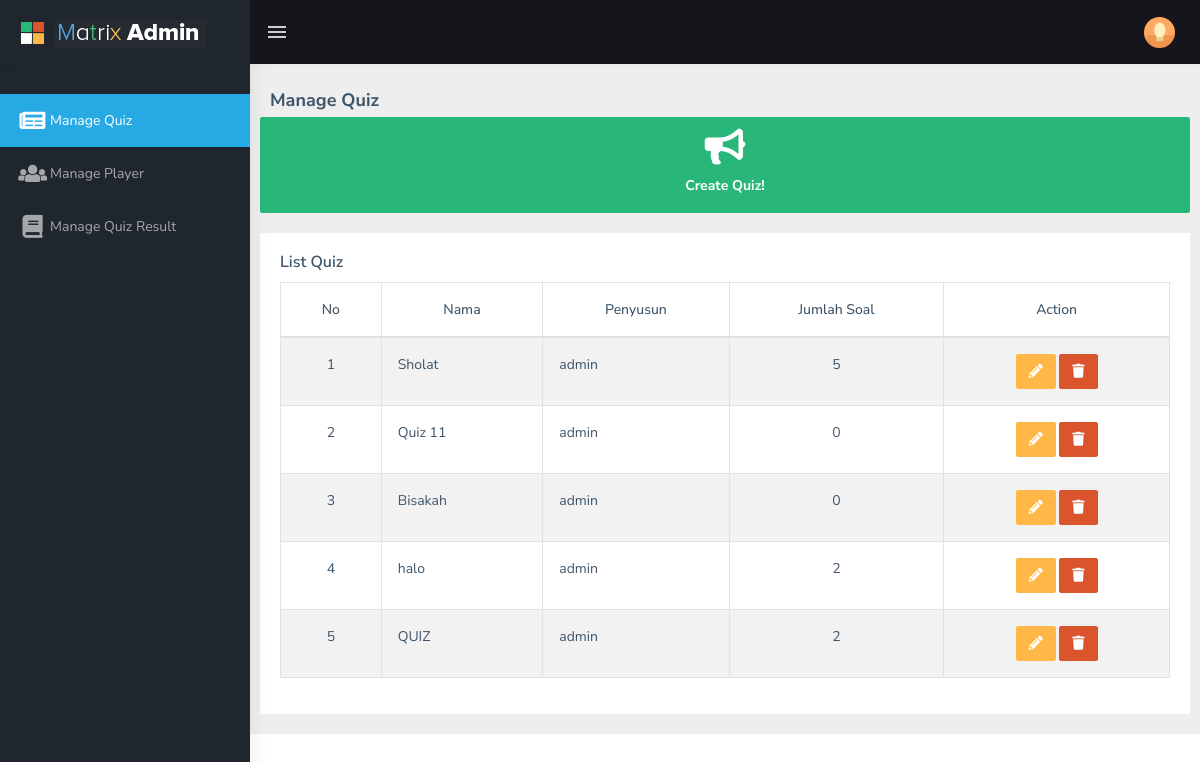
The app's page /html/ltr/route.php?module=adminQuiz (signed in) with its own data.
### tables this page shows
CREATE TABLE `tb_quiz` (
  `id` int(11) NOT NULL,
  `nama` varchar(45) NOT NULL,
  `user_id` int(11) DEFAULT NULL
);

CREATE TABLE `tb_user` (
  `id` int(11) NOT NULL,
  `username` varchar(45) NOT NULL,
  `email` varchar(45) NOT NULL,
  `nama` varchar(45) NOT NULL,
  `password` varchar(255) NOT NULL,
  `foto` text,
  `level` enum('admin','player') NOT NULL
);

### html/ltr/module/adminQuiz.php (the view, shortened to what this page needs)
<main>
    <div class="page-breadcrumb">
        <div class="row">
            <div class="col-12 d-flex no-block align-items-center">
                <h4 class="page-title">Manage Quiz</h4>
            </div>
        </div>
    </div>
    <div class="container-fluid">
        <div class="row">
            <div class="col-md-12">
                <div class="card card-hover">
                    <div class="box bg-success text-center"><a href="route.php?module=adminAddQuiz">
                        <h1 class="font-light text-white"><i class="fas fa-bullhorn"></i></h1>
                        <h6 class="text-white">Create Quiz!</h6>
                        </a>
                    </div>
                </div>
            </div>
            <div class="col">
            <div class="card">
                    <div class="card-body">
                        <h5 class="card-title">List Quiz</h5>
                        <div class="table-responsive">
                            <table id="zero_config" class="table table-striped table-bordered">
                                <thead>
                                    <tr>
                                        <th class='text-center align-middle'>No</th>
                                        <th class='text-center align-middle'>Nama</th>
                                        <th class='text-center align-middle'>Penyusun</th>
                                        <th class='text-center align-middle'>Jumlah Soal</th>
                                        <th class='text-center align-middle'>Action</th>
                                    </tr>
                                </thead>
                                <tbody>
                                <?php
                    $query = "
                        SELECT
                            `tb_user`.`nama` AS `penyusun`,
                            `tb_quiz`.`id`,
                            `tb_quiz`.`nama`
                        FROM
                            `tb_user`
                        RIGHT JOIN
                            `tb_quiz`
                        ON
                            `tb_user`.`id` = `tb_quiz`.`user_id`
                    ";
                    $result = mysqli_query($con, $query);
                    if (mysqli_num_rows($result) > 0){
                        $index = 1;
                        while($row = mysqli_fetch_assoc($result)){
                            $id = $row["id"];
                            $sql = "SELECT * FROM tb_soal WHERE quiz_id = $id";
                            $jml_soal = mysqli_query($con, $sql);
                            ?>
                            <tr>
                                <td class='text-center'> <?php echo $index++; ?></td>
                                <td><?php echo $row["nama"] ?></td>
                                <td><?php echo $row["penyusun"] ?></td>
                                <td class='text-center'> <?php echo mysqli_num_rows($jml_soal); ?></td>
                                <td class='text-center'>
                                    <a href='../ltr/route.php?id=<?php echo $id ?>&module=adminEditQuiz' class='btn btn-warning'><i class='fas fa-pencil-alt'></i></a>
                                    <a href='../process/actionQuiz.php?id=<?php echo $id ?>&action=delete' class='btn btn-danger'><i class='fas fa-trash'></i></a>
                                </td>
                            </tr>
                            <?php
                        }
                    }
                    else {
                        ?>
                        <tr>
                            <td colspan="6" class='text-center'>Tidak ada data</td>
                        </tr>
                        <?php
                    }
                    ?>
                                </tbody>
                            </table>
                        </div>
                    </div>
            </div>
        </div>
    </div>
</main>

### html/ltr/route.php (shortened to what this page needs)
<?php
if (empty($_SESSION['username']))
{
	echo "<script language='javascript'>alert('Login terlebih dahulu'); window.location = '../../'</script>";
}
else
{
    if ($_SESSION['level'] == 'admin')
    {
        include 'admin.php';
    }
    else if ($_SESSION['level'] == 'player')
    {
        include 'user.php';
    }
}
?>

### html/ltr/admin.php (shortened to what this page needs)
<!DOCTYPE html>
<html dir="ltr" lang="en">
<head>
    <link href="../../assets/libs/fullcalendar/dist/fullcalendar.min.css" rel="stylesheet" />
    <link href="../../assets/extra-libs/calendar/calendar.css" rel="stylesheet" />
    <link href="../../dist/css/style.min.css" rel="stylesheet">
    <link rel="stylesheet" type="text/css" href="../../assets/libs/quill/dist/quill.snow.css">
</head>
<body>
    <div id="main-wrapper">
        <header class="topbar" data-navbarbg="skin5">
            <nav class="navbar top-navbar navbar-expand-md navbar-dark">
                <div class="navbar-header" data-logobg="skin5">
                    <a class="navbar-brand" href="route.php?module=adminQuiz">
                        <b class="logo-icon p-l-10">
                            <img src="../../assets/images/logo-icon.png" alt="homepage" class="light-logo" />
                        </b>
                        <span class="logo-text">
                             <img src="../../assets/images/logo-text.png" alt="homepage" class="light-logo" />
                        </span>
                    </a>
                </div>
                <div class="navbar-collapse collapse" id="navbarSupportedContent" data-navbarbg="skin5">
                    <ul class="navbar-nav float-left mr-auto">
                        <li class="nav-item d-none d-md-block"><a class="nav-link sidebartoggler waves-effect waves-light" href="javascript:void(0)" data-sidebartype="mini-sidebar"><i class="mdi mdi-menu font-24"></i></a></li>
                    </ul>
                    <ul class="navbar-nav float-right">
                        <li class="nav-item dropdown">
                            <a class="nav-link dropdown-toggle text-muted waves-effect waves-dark pro-pic" href="" data-toggle="dropdown" aria-haspopup="true" aria-expanded="false"><img src="../../assets/images/users/1.jpg" alt="user" class="rounded-circle" width="31"></a>
                        </li>
                    </ul>
                </div>
            </nav>
        </header>
        <aside class="left-sidebar" data-sidebarbg="skin5">
            <div class="scroll-sidebar">
                <nav class="sidebar-nav">
                    <ul id="sidebarnav" class="p-t-30">
                        <li class="sidebar-item"> <a class="sidebar-link waves-effect waves-dark sidebar-link" href="route.php?module=adminQuiz" aria-expanded="false"><i class="fas fa-newspaper
                        "></i><span class="hide-menu">Manage Quiz</span></a></li>
                        <li class="sidebar-item"> <a class="sidebar-link waves-effect waves-dark sidebar-link" href="route.php?module=adminPlayer" aria-expanded="false"><i class="fas fa-users"></i><span class="hide-menu">Manage Player</span></a></li>
                        <li class="sidebar-item"> <a class="sidebar-link waves-effect waves-dark sidebar-link" href="route.php?module=adminQuizResult" aria-expanded="false"><i class="fas fa-book"></i><span class="hide-menu">Manage Quiz Result</span></a></li>
                    </ul>
                </nav>
            </div>
        </aside>
        <div class="page-wrapper">
        <div id="content">
            <div id="content-wrapper">
            <?php include "content.php"; ?>
            </div>
        </div>
        </div>
    </div>
</body>
</html>

### html/ltr/content.php (shortened to what this page needs)
<?php
if ($_SESSION['level'] == 'admin')
{
		if ($_GET['module']=='adminQuiz'){
			include "module/adminQuiz.php";
		}
		elseif ($_GET['module']=='adminPlayer'){
			include "module/adminPlayer.php";
		}
		elseif ($_GET['module']=='home'){
			include "module/adminQuiz.php";
		}
		elseif ($_GET['module']=='adminQuizResult'){
			include "module/adminQuizResult.php";
		}
		elseif ($_GET['module']=='adminAddQuiz'){
			include "module/adminAddQuiz.php";
		}
		elseif ($_GET['module']=='adminEditQuiz'){
			include "module/adminEditQuiz.php";
		}
		elseif ($_GET['module']=='adminAddSoal'){
			include "module/adminAddSoal.php";
		}
		elseif ($_GET['module']=='adminEditSoal'){
			include "module/adminEditSoal.php";
		}
		elseif ($_GET['module']=='adminEditPlayer'){
			include "module/adminEditPlayer.php";
		}
		else{
		include "module/page_not_found.php";
		}
}
?>

### records on screen
tb_quiz: nama "Sholat", user.nama "admin", mysqli_num_rows($jml_soal) "5"
tb_quiz: nama "Quiz 11", user.nama "admin", mysqli_num_rows($jml_soal) "0"
tb_quiz: nama "Bisakah", user.nama "admin", mysqli_num_rows($jml_soal) "0"
tb_quiz: nama "halo", user.nama "admin", mysqli_num_rows($jml_soal) "2"
tb_quiz: nama "QUIZ", user.nama "admin", mysqli_num_rows($jml_soal) "2"
